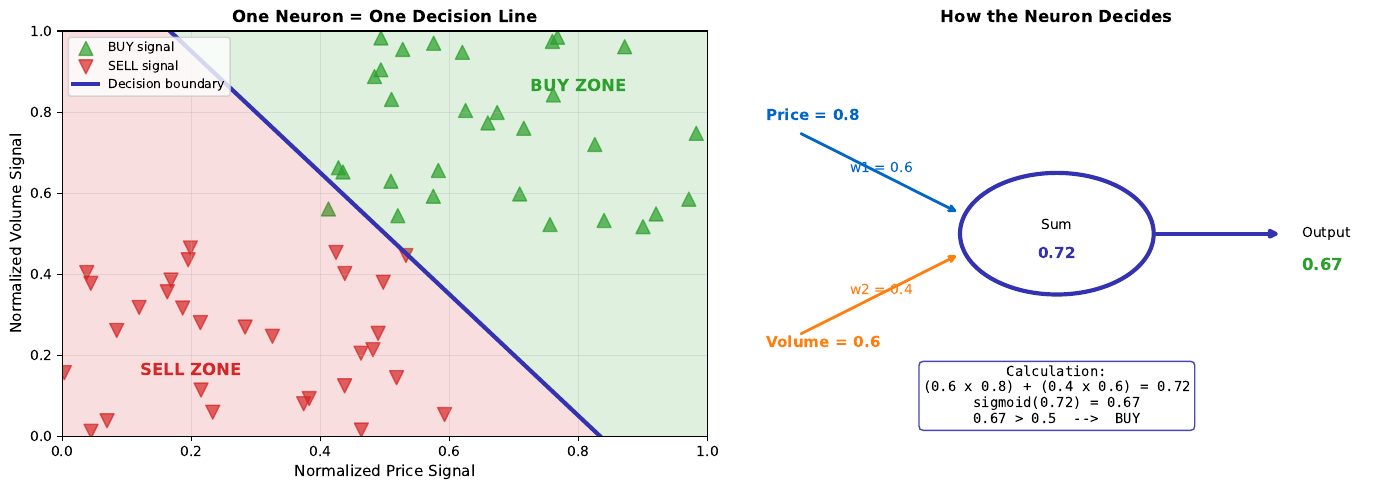

Write the Python code that produced this figure.
# ==============================================================================
# Chart: Neuron Decision Maker
# Source: https://github.com/Digital-AI-Finance/neural-networks/tree/main/13_neuron_decision_maker/
# Author: Digital-AI-Finance
# License: MIT License
# Created: 2025-11-24
# ==============================================================================

"""
Neuron Decision Maker

Buy/sell threshold decision visualization

Source: https://github.com/Digital-AI-Finance/neural-networks/tree/main/13_neuron_decision_maker/
"""

CHART_METADATA = {
    'name': 'Neuron Decision Maker',
    'url': 'https://github.com/QuantLet/neural-networks-introduction/tree/main/13_neuron_decision_maker',
    'author': 'Digital-AI-Finance',
    'license': 'MIT License',
    'created': '2025-11-24',
    'description': 'Buy/sell threshold decision visualization'
}

"""
Chart 13: Neuron as Decision Maker
Single neuron making buy/sell decision with threshold visualization.
"""

import numpy as np
import matplotlib.pyplot as plt

np.random.seed(42)

# Colors
mlgreen = '#2ca02c'
mlred = '#d62728'
mlpurple = '#3333b2'
mlblue = '#0066cc'
mlorange = '#ff7f0e'

fig, axes = plt.subplots(1, 2, figsize=(14, 5))

# Left: Single neuron decision boundary
ax1 = axes[0]

# Generate market scenarios
n = 30
# Good signals (buy)
good_price = np.random.uniform(0.4, 1.0, n)
good_volume = np.random.uniform(0.5, 1.0, n)
# Bad signals (sell)
bad_price = np.random.uniform(0, 0.6, n)
bad_volume = np.random.uniform(0, 0.5, n)

ax1.scatter(good_price, good_volume, c=mlgreen, s=100, alpha=0.7, label='BUY signal', marker='^')
ax1.scatter(bad_price, bad_volume, c=mlred, s=100, alpha=0.7, label='SELL signal', marker='v')

# Decision boundary line: w1*x1 + w2*x2 = threshold
# Let's say: 0.6*price + 0.4*volume = 0.5
x_bound = np.linspace(0, 1, 100)
y_bound = (0.5 - 0.6*x_bound) / 0.4

ax1.plot(x_bound, y_bound, color=mlpurple, linewidth=3, label='Decision boundary')
ax1.fill_between(x_bound, y_bound, 1.2, alpha=0.15, color=mlgreen)
ax1.fill_between(x_bound, -0.1, y_bound, alpha=0.15, color=mlred)

# Annotations
ax1.annotate('BUY ZONE', xy=(0.8, 0.85), fontsize=12, color=mlgreen, fontweight='bold', ha='center')
ax1.annotate('SELL ZONE', xy=(0.2, 0.15), fontsize=12, color=mlred, fontweight='bold', ha='center')

ax1.set_xlim(0, 1)
ax1.set_ylim(0, 1)
ax1.set_xlabel('Normalized Price Signal', fontsize=11)
ax1.set_ylabel('Normalized Volume Signal', fontsize=11)
ax1.set_title('One Neuron = One Decision Line', fontsize=12, fontweight='bold')
ax1.legend(loc='upper left', fontsize=9)
ax1.grid(True, alpha=0.3)

# Right: Weighted sum visualization
ax2 = axes[1]
ax2.axis('off')

# Draw neuron diagram
circle = plt.Circle((0.5, 0.5), 0.15, fill=False, color=mlpurple, linewidth=3)
ax2.add_patch(circle)

# Input arrows
ax2.annotate('', xy=(0.35, 0.55), xytext=(0.1, 0.75),
            arrowprops=dict(arrowstyle='->', color=mlblue, lw=2))
ax2.annotate('', xy=(0.35, 0.45), xytext=(0.1, 0.25),
            arrowprops=dict(arrowstyle='->', color=mlorange, lw=2))

# Output arrow
ax2.annotate('', xy=(0.85, 0.5), xytext=(0.65, 0.5),
            arrowprops=dict(arrowstyle='->', color=mlpurple, lw=3))

# Labels
ax2.text(0.05, 0.78, 'Price = 0.8', fontsize=11, color=mlblue, fontweight='bold')
ax2.text(0.05, 0.22, 'Volume = 0.6', fontsize=11, color=mlorange, fontweight='bold')
ax2.text(0.18, 0.65, 'w1 = 0.6', fontsize=10, color=mlblue)
ax2.text(0.18, 0.35, 'w2 = 0.4', fontsize=10, color=mlorange)

# Inside neuron
ax2.text(0.5, 0.52, 'Sum', fontsize=10, ha='center', va='center')
ax2.text(0.5, 0.45, '0.72', fontsize=11, ha='center', va='center', fontweight='bold', color=mlpurple)

# Output
ax2.text(0.88, 0.5, 'Output', fontsize=10, ha='left', va='center')
ax2.text(0.88, 0.42, '0.67', fontsize=12, ha='left', va='center', fontweight='bold', color=mlgreen)

# Calculation box
calc_text = ('Calculation:\n'
             '(0.6 x 0.8) + (0.4 x 0.6) = 0.72\n'
             'sigmoid(0.72) = 0.67\n'
             '0.67 > 0.5  -->  BUY')
ax2.text(0.5, 0.1, calc_text, fontsize=10, ha='center', va='center',
        bbox=dict(boxstyle='round', facecolor='white', edgecolor=mlpurple, alpha=0.9),
        family='monospace')

ax2.set_xlim(0, 1)
ax2.set_ylim(0, 1)
ax2.set_title('How the Neuron Decides', fontsize=12, fontweight='bold')

plt.tight_layout()
plt.savefig('neuron_decision_maker.pdf', dpi=300, bbox_inches='tight')
plt.close()

print("Saved: 13_neuron_decision_maker/neuron_decision_maker.pdf")

# Source: https://github.com/Digital-AI-Finance/neural-networks/tree/main/13_neuron_decision_maker/
